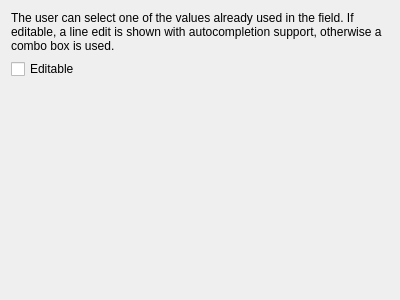
<?xml version="1.0" encoding="UTF-8"?>
<ui version="4.0">
 <class>UniqueValuesConfigDlgBase</class>
 <widget class="QWidget" name="UniqueValuesConfigDlgBase">
  <property name="geometry">
   <rect>
    <x>0</x>
    <y>0</y>
    <width>400</width>
    <height>300</height>
   </rect>
  </property>
  <property name="windowTitle">
   <string>Form</string>
  </property>
  <layout class="QFormLayout" name="formLayout">
   <property name="fieldGrowthPolicy">
    <enum>QFormLayout::AllNonFixedFieldsGrow</enum>
   </property>
   <item row="0" column="0" colspan="2">
    <widget class="QLabel" name="label">
     <property name="text">
      <string>The user can select one of the values already used in the field. If editable, a line edit is shown with autocompletion support, otherwise a combo box is used.</string>
     </property>
     <property name="wordWrap">
      <bool>true</bool>
     </property>
    </widget>
   </item>
   <item row="1" column="0" colspan="2">
    <widget class="QCheckBox" name="editableUniqueValues">
     <property name="text">
      <string>Editable</string>
     </property>
    </widget>
   </item>
  </layout>
 </widget>
 <resources/>
 <connections/>
</ui>
